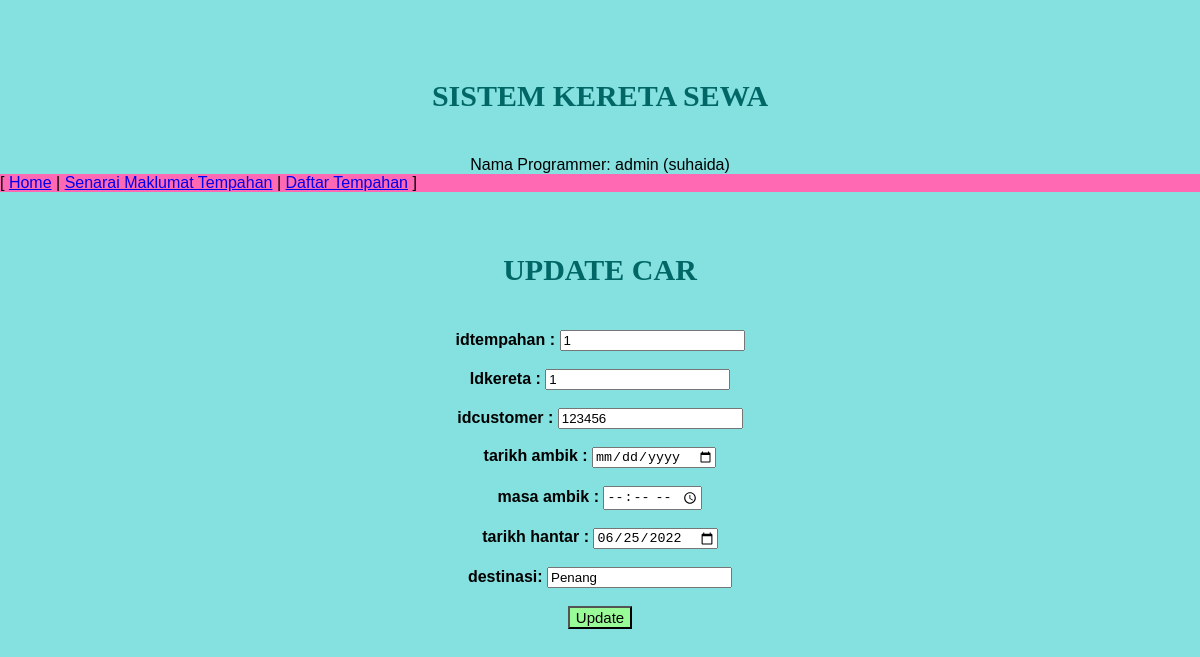
Page /customer/update.php?idtempahan=1 on the committed database.
### tables this page shows
CREATE TABLE `tempahan` (
  `idtempahan` int(30) NOT NULL,
  `idkereta` int(10) NOT NULL,
  `idcustomer` int(10) NOT NULL,
  `tarikhambil` date NOT NULL,
  `masaambil` varchar(20) NOT NULL,
  `tarikhhantar` date NOT NULL,
  `destinasi` varchar(20) NOT NULL
);

### customer/update.php (the view, shortened to what this page needs)
<?php
require '../connection.php';
$idusr = $_GET["idtempahan"];
$dis_usr = "SELECT * FROM tempahan WHERE idtempahan='$idusr'";
$resultusr = $conn->query($dis_usr);
$row = $resultusr->fetch_assoc();
?>
<html>
<head>
    <link rel="stylesheet" href="../style.css">
</head>
<body>
    <div class="container">
        <br><br><br>
        <div class="center">
            <h2>Sistem Kereta Sewa</h2>
        </div>
        <center><br> Nama Programmer: admin (suhaida)</a></center>
    </div>
    <nav style="background-color: hotpink">
        [
        <a href="../index.php">Home</a>
        |
        <a href="index.php?menu=SenaraiMaklumatTempahan">Senarai Maklumat Tempahan</a>
        |
        <a href="register.php">Daftar Tempahan</a>
        ]
    </nav>
    <br><br>
    <center>
        <h2>Update Car</h2>
    </center>
    <form name="myform" action="updateprocess.php" method="post">
        <center>
            <br>
            <b>idtempahan :</b>
            <input type="text" name="idtempahan" value="<?php echo $row["idtempahan"]; ?>">
            <br>
            <br>
            <b>Idkereta :</b>
            <input type="text" name="idkereta" value="<?php echo $row["idkereta"]; ?>">
            <br>
            <br>
            <b>idcustomer :</b>
            <input type="text" name="idcustomer" value="<?php echo $row["idcustomer"]; ?>">
            <br>
            <br>
            <b>tarikh ambik :</b>
            <input type="date" name="tarikhambik" value="<?php echo $row["tarikhambik"]; ?>">
            <br>
            <br>
            <b>masa ambik :</b>
            <input type="time" name="masaambik" value="<?php echo $row["masaambik"]; ?>">
            <br>
            <br>
            <b>tarikh hantar :</b>
            <input type="date" name="tarikhhantar" value="<?php echo $row["tarikhhantar"]; ?>">
            <br>
            <br>
            <b>destinasi:</b>
            <input type="text" name="destinasi" value="<?php echo $row["destinasi"]; ?>">
        </center>
        <br>
        <center>
            <input type="submit" value="Update" style="background-color:PaleGreen;font-size: 15px;" />
        </center>
    </form>
</body>
</html>

### style.css (style rules this page uses)
body { background-color: #85e0e0; font-family: Arial, Helvetica, sans-serif; margin: 0; }
h2 { text-align: center; text-transform: uppercase; font-size: 30px; font-family: "Times New Roman", Times, serif; color: #006666; }

### rows in the picture
tempahan: idtempahan "1", idkereta "1", idcustomer "123456", tarikhhantar "06/25/2022", destinasi "Penang"
